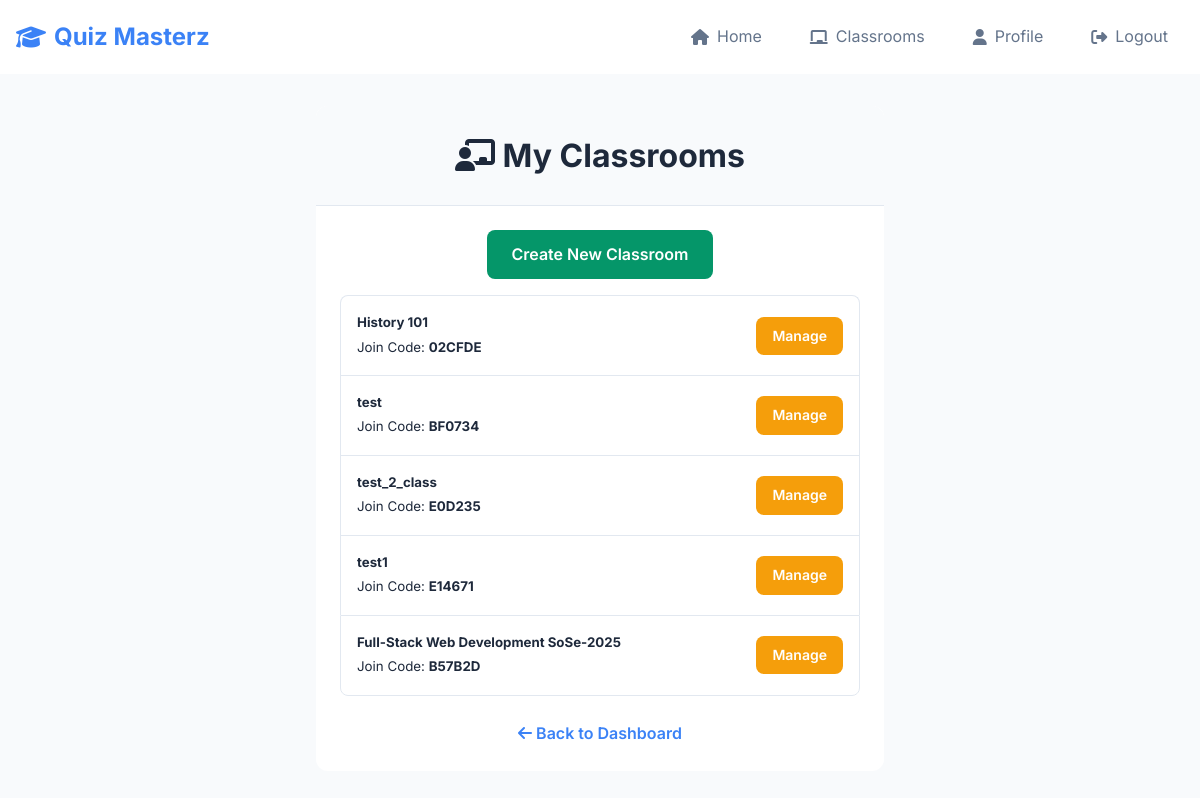
The page /teacher/classrooms (signed in) on the database its author committed.
### website/models.py (models this page shows, shortened)
class Classroom(db.Model):
    id = db.Column(db.Integer, primary_key=True)
    name = db.Column(db.String(100), nullable=False)
    teacher_id = db.Column(db.Integer, db.ForeignKey('user.id'), nullable=False)
    join_code = db.Column(db.String(8), unique=True, nullable=False)
    quizzes = db.relationship('Quiz', secondary=classroom_quizzes,
                              backref=db.backref('classrooms_assigned_to', lazy='dynamic'),
                              lazy='dynamic')
    quiz_attempts = db.relationship('StudentQuizAttempt', backref='classroom', lazy='dynamic')

### website/views.py (the view)
@views.route('/teacher/classrooms', methods=['GET'])
@login_required
def teacher_classrooms():
    if current_user.role != 'teacher':
        flash('Access denied.', category='error')
        return redirect(url_for('views.home'))
    classrooms = Classroom.query.filter_by(teacher_id=current_user.id).all()
    return render_template("teacher_classrooms.html", user=current_user, classrooms=classrooms)

### website/__init__.py (called while the page is built)
def create_app():
    app = Flask(__name__)
    app.config['SECRET_KEY'] = 'hjshjhdjah kjshkjdhjs'
    app.config['SQLALCHEMY_DATABASE_URI'] = f'sqlite:///{DB_NAME}'
    db.init_app(app)
    from .views import views
    from .auth import auth
    app.register_blueprint(views, url_prefix='/')
    app.register_blueprint(auth, url_prefix='/')
    with app.app_context():
        db.create_all()
    from .models import User, Classroom, Quiz, Question, Answer, StudentQuizAttempt
    login_manager = LoginManager()
    login_manager.login_view = 'auth.login'
    login_manager.init_app(app)
    @login_manager.user_loader
    def load_user(id):
        return User.query.get(int(id))
    return app

### website/templates/teacher_classrooms.html (shortened to what this page needs)
{% extends "base.html" %}
{% block content %}
<div class="container-sm">
    <div class="card">
        <div class="card-header text-center">
            <h1><i class="fas fa-chalkboard-teacher"></i> My Classrooms</h1>
        </div>
        <div class="card-body">
            <div class="mb-3 text-center">
                <a href="{{ url_for('views.create_classroom') }}" class="btn btn-success">Create New Classroom</a>
            </div>
            {% if classrooms %}
                <ul class="list-group">
                    {% for classroom in classrooms %}
                        <li class="list-group-item d-flex justify-content-between align-items-center">
                            <div>
                                <h5>{{ classroom.name }}</h5>
                                <small>Join Code: <strong>{{ classroom.join_code }}</strong></small>
                            </div>
                            <div>
                                <a href="{{ url_for('views.edit_classroom', classroom_id=classroom.id) }}" class="btn btn-sm btn-warning">Manage</a>
                            </div>
                        </li>
                    {% endfor %}
                </ul>
            {% else %}
                <p class="text-center text-muted">You haven't created any classrooms yet.</p>
            {% endif %}
            <br />
            <div class="text-center">
                <a href="{{ url_for('views.home') }}" class="link-primary">
                    <i class="fas fa-arrow-left"></i> Back to Dashboard
                </a>
            </div>
        </div>
    </div>
</div>
{% endblock %}

### website/static/css/style.css (style rules this page uses)
:root { --primary: #3b82f6; --secondary: #64748b; --success: #059669; --warning: #f59e0b; --danger: #dc2626; --bg: #f8fafc; --surface: #fff; --text: #1e293b; --text-muted: #64748b; --border: #e2e8f0; }
* { margin: 0; padding: 0; box-sizing: border-box; }
body { font-family: Inter, sans-serif; line-height: 1.6; color: var(--text); background: var(--bg); }
.btn { display: inline-flex; align-items: center; gap: 0.5rem; padding: 0.75rem 1.5rem; border: none; border-radius: 8px; font-weight: 600; text-decoration: none; cursor: pointer; transition: all 0.2s; }
.btn-success { background: var(--success); color: white; }
.btn-warning { background: var(--warning); color: white; }
.btn-sm { padding: 0.5rem 1rem; font-size: 0.875rem; }
.card { background: var(--surface); border-radius: 12px; overflow: hidden; }
.card-header { padding: 1.5rem; border-bottom: 1px solid var(--border); background: var(--bg); }
.card-body { padding: 1.5rem; }
.list-group { list-style: none; }
.list-group-item { padding: 1rem; border: 1px solid var(--border); border-bottom: none; }
.list-group-item:first-child { border-top-left-radius: 8px; border-top-right-radius: 8px; }
.list-group-item:last-child { border-bottom: 1px solid var(--border); border-bottom-left-radius: 8px; border-bottom-right-radius: 8px; }
.text-center { text-align: center; }
.d-flex { display: flex; }
.justify-content-between { justify-content: space-between; }
.align-items-center { align-items: center; }
.mb-3 { margin-bottom: 1rem; }
.container-sm { max-width: 600px; margin: 0 auto; padding: 0 1rem; }
.link-primary { color: var(--primary); font-weight: 600; text-decoration: none; }

### rows shown on the page
Classroom: name "History 101", join_code "02CFDE"
Classroom: name "test", join_code "BF0734"
Classroom: name "test_2_class", join_code "E0D235"
Classroom: name "test1", join_code "E14671"
Classroom: name "Full-Stack Web Development SoSe-2025", join_code "B57B2D"
